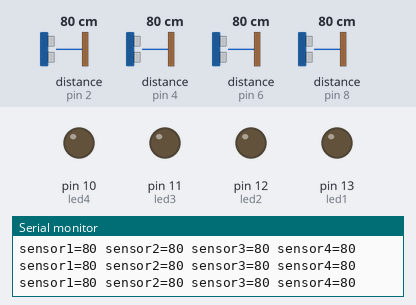
Bench run of a sketch on a simulated Arduino Uno, built with avr-gcc and run on an emulated ATmega328P. Parts: output pins drawn as LEDs (lit = HIGH), the last lines printed to the serial monitor. Wiring (inferred from the names in the program): 4 × ultrasonic range finder: trigger pin 3, echo pin 2 / trigger pin 5, echo pin 4 / trigger pin 7, echo pin 6 / trigger pin 9, echo pin 8. The test bench sets the inputs (shaded band); at power-on: distance to the obstacle (sensors on pin 2, pin 4, pin 6, pin 8) 80 cm. The echo pulse lasts 58.3 µs per cm; pins used as bus, display or sensor lines are not drawn.

Above: at 1.2 s.
1.3 s: distance to the obstacle (sensor on pin 2) set to 13 cm
2.8 s: distance to the obstacle (sensor on pin 2) set to 10 cm
At 3.4 s:
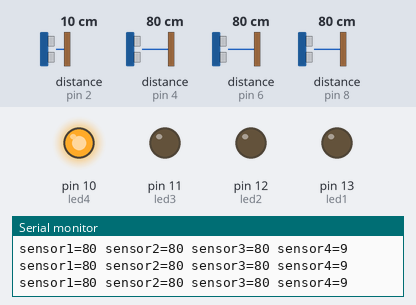
4.3 s: distance to the obstacle (sensor on pin 4) set to 13 cm
5.8 s: distance to the obstacle (sensor on pin 4) set to 10 cm
At 6.7 s:
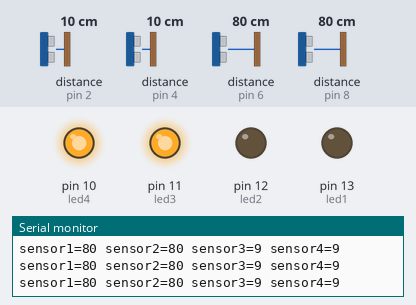
7.3 s: distance to the obstacle (sensor on pin 6) set to 13 cm
8.8 s: distance to the obstacle (sensor on pin 6) set to 10 cm
At 10.2 s:
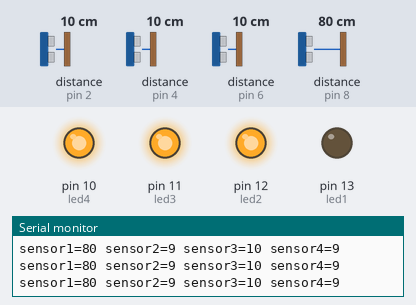
Timing chart, 0 to 11.3 s (numbered marks = the images above; inputs shaded):
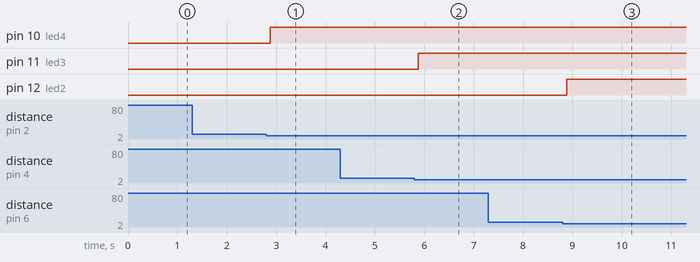

Measured:
- the behaviour switches between 12 and 11 cm on distance to the obstacle (sensor on pin 2) (found by bisection; images 0 and 1)
- the behaviour switches between 12 and 11 cm on distance to the obstacle (sensor on pin 4) (found by bisection; images 1 and 2)
- the behaviour switches between 12 and 11 cm on distance to the obstacle (sensor on pin 6) (found by bisection; images 2 and 3)
- after the input at 2.8 s, pin 10 (led4): LOW → HIGH after 0.08 s
- after the input at 5.8 s, pin 11 (led3): LOW → HIGH after 0.08 s
- after the input at 8.8 s, pin 12 (led2): LOW → HIGH after 0.08 s

The sketch:

Ultrasonido_HCSR04_X4.ino
```cpp
/*
ANALISIS DE 4 SENSORES ULTRASONIDO MODELO HC SR04

ENVIO DE DATOS A TOUCHDESIGNER
 */

#define Pecho1 8
#define Ptrig1 9
#define Pecho2 6
#define Ptrig2 7
#define Pecho3 4
#define Ptrig3 5
#define Pecho4 2
#define Ptrig4 3

#define led1 13
#define led2 12
#define led3 11
#define led4 10

long duracionA, distanciaA;
long duracionB, distanciaB;
long duracionC, distanciaC;
long duracionD, distanciaD;

void setup() {
  Serial.begin (115200);       // inicializa el puerto seria a 9600 baudios

  pinMode(Pecho1, INPUT);     // define el pin 8 como entrada (echo)
  pinMode(Ptrig1, OUTPUT);    // define el pin 9 como salida  (triger)
  pinMode(Pecho2, INPUT);     // define el pin 6 como entrada (echo)
  pinMode(Ptrig2,OUTPUT);    // define el pin 7 como salida  (triger)
  pinMode(Pecho3, INPUT);     // define el pin 4 como entrada (echo)
  pinMode(Ptrig3, OUTPUT);    // define el pin 5 como salida  (triger)
  pinMode(Pecho4, INPUT);     // define el pin 2 como entrada (echo)
  pinMode(Ptrig4, OUTPUT);    // define el pin 3 como salida  (triger)

  pinMode(led1, 1);            // Define el pin 13 como salida
  pinMode(led2, 1);            // Define el pin 12 como salida
  pinMode(led3, 1);            // Define el pin 11 como salida
  pinMode(led4, 1);            // Define el pin 10 como salida
  }

void loop() {

// PRIMER SENSOR:

  digitalWrite(Ptrig1, LOW);
  delayMicroseconds(2);
  digitalWrite(Ptrig1, HIGH);   // genera el pulso de triger por 10ms
  delayMicroseconds(10);
  digitalWrite(Ptrig1, LOW);

  duracionA = pulseIn(Pecho1, HIGH);
  distanciaA = (duracionA/2) / 29;            // calcula la distancia en centimetros

  if (distanciaA >= 500 || distanciaA <= 0){  // si la distancia es mayor a 500cm o menor a 0cm
//    Serial.println("---");                  // no mide nada
  }
  else {
//    Serial.print(distanciaA);           // envia el valor de la distancia por el puerto serial
//    Serial.println("cm");              // le coloca a la distancia los centimetros "cm"
    digitalWrite(led1, 0);               // en bajo el pin 13
  }

   if (distanciaA <= 10 && distanciaA >= 1){
    digitalWrite(led1, 1);                     // en alto el pin 13 si la distancia es menor a 10cm
//    Serial.println("Alarma.......");         // envia la palabra Alarma por el puerto serial
  }

// SEGUNDO SENSOR:

  digitalWrite(Ptrig2, LOW);
  delayMicroseconds(2);
  digitalWrite(Ptrig2, HIGH);   // genera el pulso de triger por 10ms
  delayMicroseconds(10);
  digitalWrite(Ptrig2, LOW);

  duracionB = pulseIn(Pecho2, HIGH);
  distanciaB = (duracionB/2) / 29;            // calcula la distancia en centimetros

  if (distanciaB >= 500 || distanciaB <= 0){  // si la distancia es mayor a 500cm o menor a 0cm
//    Serial.println("---");                  // no mide nada
  }
  else {
//    Serial.print(distanciaB);           // envia el valor de la distancia por el puerto serial
//    Serial.println("cm");              // le coloca a la distancia los centimetros "cm"
    digitalWrite(led2, 0);               // en bajo el pin 12
  }

   if (distanciaB <= 10 && distanciaB >= 1){
    digitalWrite(led2, 1);                     // en alto el pin 12 si la distancia es menor a 10cm
//    Serial.println("Alarma.......");         // envia la palabra Alarma por el puerto serial
  }

// TERCERO SENSOR:

  digitalWrite(Ptrig3, LOW);
  delayMicroseconds(2);
  digitalWrite(Ptrig3, HIGH);   // genera el pulso de triger por 10ms
  delayMicroseconds(10);
  digitalWrite(Ptrig3, LOW);

  duracionC = pulseIn(Pecho3, HIGH);
  distanciaC = (duracionC/2) / 29;            // calcula la distancia en centimetros

  if (distanciaC >= 500 || distanciaC <= 0){  // si la distancia es mayor a 500cm o menor a 0cm
//    Serial.println("---");                  // no mide nada
  }
  else {
//    Serial.print(distanciaC);           // envia el valor de la distancia por el puerto serial
//    Serial.println("cm");              // le coloca a la distancia los centimetros "cm"
    digitalWrite(led3, 0);               // en bajo el pin 11
  }

   if (distanciaC <= 10 && distanciaC >= 1){
    digitalWrite(led3, 1);                     // en alto el pin 11 si la distancia es menor a 10cm
//    Serial.println("Alarma.......");         // envia la palabra Alarma por el puerto serial
  }

// CUARTO SENSOR:

  digitalWrite(Ptrig4, LOW);
  delayMicroseconds(2);
  digitalWrite(Ptrig4, HIGH);   // genera el pulso de triger por 10ms
  delayMicroseconds(10);
  digitalWrite(Ptrig4, LOW);

  duracionD = pulseIn(Pecho4, HIGH);
  distanciaD = (duracionD/2) / 29;            // calcula la distancia en centimetros

  if (distanciaD >= 500 || distanciaD <= 0){  // si la distancia es mayor a 500cm o menor a 0cm
//    Serial.println("---");                  // no mide nada
  }
  else {
//    Serial.print(distanciaD);           // envia el valor de la distancia por el puerto serial
//    Serial.println("cm");              // le coloca a la distancia los centimetros "cm"
    digitalWrite(led4, 0);               // en bajo el pin 10
  }

   if (distanciaD <= 10 && distanciaD >= 1){
    digitalWrite(led4, 1);                     // en alto el pin 10 si la distancia es menor a 10cm
//    Serial.println("Alarma.......");         // envia la palabra Alarma por el puerto serial
  }

// ENVIAR DATOS DE SENSORES A TOUCHDESIGNER:

    Serial.print("sensor1=");
    Serial.print(distanciaA);
    Serial.print(" sensor2=");
    Serial.print(distanciaB);
    Serial.print(" sensor3=");
    Serial.print(distanciaC);
    Serial.print(" sensor4=");
    Serial.print(distanciaD);

    Serial.println( );

  delay(100);                                // espera 1000ms para que se logre ver la distancia en la consola
}
```
